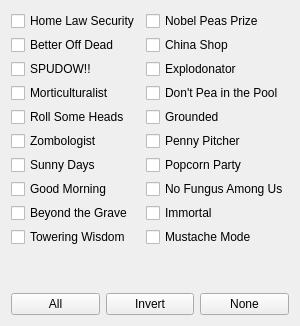
      <widget class="QWidget" name="tab_3">
       <attribute name="title">
        <string>Achievements</string>
       </attribute>
       <layout class="QGridLayout" name="gridLayout_15">
        <item row="0" column="0">
         <layout class="QVBoxLayout" name="verticalLayout_5">
          <item>
           <layout class="QGridLayout" name="gridLayout_14" rowstretch="0,0,0,0,0,0,0,0,0,0" columnstretch="0,0" rowminimumheight="0,0,0,0,0,0,0,0,0,0" columnminimumwidth="0,0">
            <property name="sizeConstraint">
             <enum>QLayout::SetDefaultConstraint</enum>
            </property>
            <property name="verticalSpacing">
             <number>4</number>
            </property>
            <item row="0" column="0">
             <widget class="QCheckBox" name="a_1">
              <property name="text">
               <string>Home Law Security</string>
              </property>
             </widget>
            </item>
            <item row="0" column="1">
             <widget class="QCheckBox" name="a_2">
              <property name="text">
               <string>Nobel Peas Prize</string>
              </property>
             </widget>
            </item>
            <item row="1" column="0">
             <widget class="QCheckBox" name="a_3">
              <property name="text">
               <string>Better Off Dead</string>
              </property>
             </widget>
            </item>
            <item row="1" column="1">
             <widget class="QCheckBox" name="a_4">
              <property name="text">
               <string>China Shop</string>
              </property>
             </widget>
            </item>
            <item row="2" column="0">
             <widget class="QCheckBox" name="a_5">
              <property name="text">
               <string>SPUDOW!!</string>
              </property>
             </widget>
            </item>
            <item row="2" column="1">
             <widget class="QCheckBox" name="a_6">
              <property name="text">
               <string>Explodonator</string>
              </property>
             </widget>
            </item>
            <item row="3" column="0">
             <widget class="QCheckBox" name="a_7">
              <property name="text">
               <string>Morticulturalist</string>
              </property>
             </widget>
            </item>
            <item row="3" column="1">
             <widget class="QCheckBox" name="a_8">
              <property name="text">
               <string>Don't Pea in the Pool</string>
              </property>
             </widget>
            </item>
            <item row="4" column="0">
             <widget class="QCheckBox" name="a_9">
              <property name="text">
               <string>Roll Some Heads</string>
              </property>
             </widget>
            </item>
            <item row="4" column="1">
             <widget class="QCheckBox" name="a_10">
              <property name="text">
               <string>Grounded</string>
              </property>
             </widget>
            </item>
            <item row="5" column="0">
             <widget class="QCheckBox" name="a_11">
              <property name="text">
               <string>Zombologist</string>
              </property>
             </widget>
            </item>
            <item row="5" column="1">
             <widget class="QCheckBox" name="a_12">
              <property name="text">
               <string>Penny Pitcher</string>
              </property>
             </widget>
            </item>
            <item row="6" column="0">
             <widget class="QCheckBox" name="a_13">
              <property name="text">
               <string>Sunny Days</string>
              </property>
             </widget>
            </item>
            <item row="6" column="1">
             <widget class="QCheckBox" name="a_14">
              <property name="text">
               <string>Popcorn Party</string>
              </property>
             </widget>
            </item>
            <item row="7" column="0">
             <widget class="QCheckBox" name="a_15">
              <property name="text">
               <string>Good Morning</string>
              </property>
             </widget>
            </item>
            <item row="7" column="1">
             <widget class="QCheckBox" name="a_16">
              <property name="text">
               <string>No Fungus Among Us</string>
              </property>
             </widget>
            </item>
            <item row="8" column="0">
             <widget class="QCheckBox" name="a_17">
              <property name="text">
               <string>Beyond the Grave</string>
              </property>
             </widget>
            </item>
            <item row="8" column="1">
             <widget class="QCheckBox" name="a_18">
              <property name="text">
               <string>Immortal</string>
              </property>
             </widget>
            </item>
            <item row="9" column="0">
             <widget class="QCheckBox" name="a_19">
              <property name="text">
               <string>Towering Wisdom</string>
              </property>
             </widget>
            </item>
            <item row="9" column="1">
             <widget class="QCheckBox" name="a_20">
              <property name="text">
               <string>Mustache Mode</string>
              </property>
             </widget>
            </item>
           </layout>
          </item>
          <item>
           <spacer name="verticalSpacer">
            <property name="orientation">
             <enum>Qt::Vertical</enum>
            </property>
            <property name="sizeHint" stdset="0">
             <size>
              <width>20</width>
              <height>40</height>
             </size>
            </property>
           </spacer>
          </item>
          <item>
           <layout class="QHBoxLayout" name="horizontalLayout_21">
            <item>
             <widget class="QPushButton" name="a_all">
              <property name="text">
               <string>All</string>
              </property>
             </widget>
            </item>
            <item>
             <widget class="QPushButton" name="a_invert">
              <property name="text">
               <string>Invert</string>
              </property>
             </widget>
            </item>
            <item>
             <widget class="QPushButton" name="a_none">
              <property name="text">
               <string>None</string>
              </property>
             </widget>
            </item>
           </layout>
          </item>
         </layout>
        </item>
       </layout>
      </widget>
